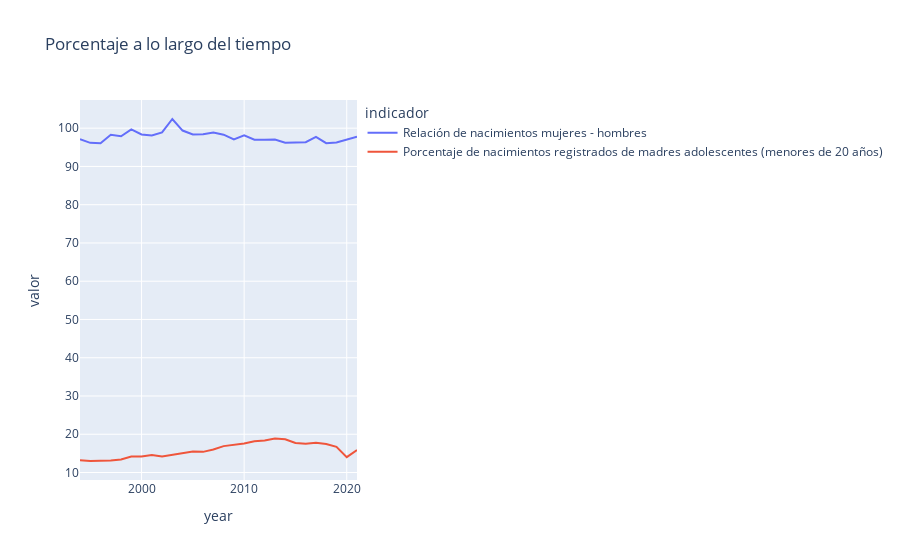

This figure's notebook cell:
### Markdown cell above
Porcentajes a lo largo del tiempo

### Code cell
fig_p = px.line(porcentaje,x='year',y='valor',color='indicador',
                title='Porcentaje a lo largo del tiempo')

fig_p.show()

### Figure 1 — Plotly figure (JSON) as saved in the notebook; plotly's stock layout.template omitted (floating-point values rounded to 4 significant figures)
{"data": [{"hovertemplate": "indicador=Relación de nacimientos mujeres - hombres<br>year=%{x}<br>valor=%{y}<extra></extra>", "legendgroup": "Relación de nacimientos mujeres - hombres", "line": {"color": "#636efa", "dash": "solid"}, "marker": {"symbol": "circle"}, "mode": "lines", "name": "Relación de nacimientos mujeres - hombres", "orientation": "v", "showlegend": true, "type": "scatter", "x": [1994, 1995, 1996, 1997, 1998, 1999, 2000, 2001, 2002, 2003, 2004, 2005, 2006, 2007, 2008, 2009, 2010, 2011, 2012, 2013, 2014, 2015, 2016, 2017, 2018, 2019, 2020, 2021], "xaxis": "x", "y": [97.1, 96.16, 96.09, 98.28, 97.89, 99.69, 98.37, 98.07, 98.9, 102.4, 99.38, 98.35, 98.39, 98.85, 98.31, 97.05, 98.12, 96.97, 96.98, 97.05, 96.2, 96.3, 96.34, 97.72, 96.08, 96.24, 97.0, 97.75], "yaxis": "y"}, {"hovertemplate": "indicador=Porcentaje de nacimientos registrados de madres adolescentes (menores de 20 años)<br>year=%{x}<br>valor=%{y}<extra></extra>", "legendgroup": "Porcentaje de nacimientos registrados de madres adolescentes (menores de 20 años)", "line": {"color": "#EF553B", "dash": "solid"}, "marker": {"symbol": "circle"}, "mode": "lines", "name": "Porcentaje de nacimientos registrados de madres adolescentes (menores de 20 años)", "orientation": "v", "showlegend": true, "type": "scatter", "x": [1994, 1995, 1996, 1997, 1998, 1999, 2000, 2001, 2002, 2003, 2004, 2005, 2006, 2007, 2008, 2009, 2010, 2011, 2012, 2013, 2014, 2015, 2016, 2017, 2018, 2019, 2020, 2021], "xaxis": "x", "y": [13.2, 13.01, 13.11, 13.14, 13.42, 14.18, 14.2, 14.6, 14.2, 14.6, 15, 15.5, 15.4, 16, 16.9, 17.2, 17.6, 18.2, 18.4, 18.9, 18.7, 17.7, 17.51, 17.77, 17.47, 16.71, 14.01, 15.86], "yaxis": "y"}], "layout": {"legend": {"title": {"text": "indicador"}, "tracegroupgap": 0}, "title": {"text": "Porcentaje a lo largo del tiempo"}, "xaxis": {"anchor": "y", "domain": [0, 1], "title": {"text": "year"}}, "yaxis": {"anchor": "x", "domain": [0, 1], "title": {"text": "valor"}}}}
